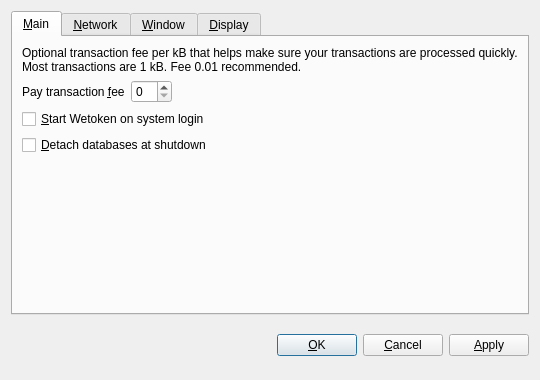
<?xml version="1.0" encoding="UTF-8"?>
<ui version="4.0">
 <class>OptionsDialog</class>
 <widget class="QDialog" name="OptionsDialog">
  <property name="geometry">
   <rect>
    <x>0</x>
    <y>0</y>
    <width>540</width>
    <height>380</height>
   </rect>
  </property>
  <property name="windowTitle">
   <string>Options</string>
  </property>
  <property name="modal">
   <bool>true</bool>
  </property>
  <layout class="QVBoxLayout" name="verticalLayout">
   <item>
    <widget class="QTabWidget" name="tabWidget">
     <property name="tabPosition">
      <enum>QTabWidget::North</enum>
     </property>
     <property name="currentIndex">
      <number>0</number>
     </property>
     <widget class="QWidget" name="tabMain">
      <attribute name="title">
       <string>&amp;Main</string>
      </attribute>
      <layout class="QVBoxLayout" name="verticalLayout_Main">
       <item>
        <widget class="QLabel" name="transactionFeeInfoLabel">
         <property name="text">
          <string>Optional transaction fee per kB that helps make sure your transactions are processed quickly. Most transactions are 1 kB. Fee 0.01 recommended.</string>
         </property>
         <property name="textFormat">
          <enum>Qt::PlainText</enum>
         </property>
         <property name="wordWrap">
          <bool>true</bool>
         </property>
        </widget>
       </item>
       <item>
        <layout class="QHBoxLayout" name="horizontalLayout_Main">
         <item>
          <widget class="QLabel" name="transactionFeeLabel">
           <property name="text">
            <string>Pay transaction &amp;fee</string>
           </property>
           <property name="textFormat">
            <enum>Qt::PlainText</enum>
           </property>
           <property name="buddy">
            <cstring>transactionFee</cstring>
           </property>
          </widget>
         </item>
         <item>
          <widget class="BitcoinAmountField" name="transactionFee"/>
         </item>
         <item>
          <spacer name="horizontalSpacer_Main">
           <property name="orientation">
            <enum>Qt::Horizontal</enum>
           </property>
           <property name="sizeHint" stdset="0">
            <size>
             <width>40</width>
             <height>20</height>
            </size>
           </property>
          </spacer>
         </item>
        </layout>
       </item>
       <item>
        <widget class="QCheckBox" name="bitcoinAtStartup">
         <property name="toolTip">
          <string>Automatically start Wetoken after logging in to the system.</string>
         </property>
         <property name="text">
          <string>&amp;Start Wetoken on system login</string>
         </property>
        </widget>
       </item>
       <item>
        <widget class="QCheckBox" name="detachDatabases">
         <property name="toolTip">
          <string>Detach block and address databases at shutdown. This means they can be moved to another data directory, but it slows down shutdown. The wallet is always detached.</string>
         </property>
         <property name="text">
          <string>&amp;Detach databases at shutdown</string>
         </property>
        </widget>
       </item>
       <item>
        <spacer name="verticalSpacer_Main">
         <property name="orientation">
          <enum>Qt::Vertical</enum>
         </property>
         <property name="sizeHint" stdset="0">
          <size>
           <width>20</width>
           <height>40</height>
          </size>
         </property>
        </spacer>
       </item>
      </layout>
     </widget>
     <widget class="QWidget" name="tabNetwork">
      <attribute name="title">
       <string>&amp;Network</string>
      </attribute>
      <layout class="QVBoxLayout" name="verticalLayout_Network">
       <item>
        <widget class="QCheckBox" name="mapPortUpnp">
         <property name="toolTip">
          <string>Automatically open the Wetoken client port on the router. This only works when your router supports UPnP and it is enabled.</string>
         </property>
         <property name="text">
          <string>Map port using &amp;UPnP</string>
         </property>
        </widget>
       </item>
       <item>
        <widget class="QCheckBox" name="connectSocks">
         <property name="toolTip">
          <string>Connect to the Wetoken network through a SOCKS proxy (e.g. when connecting through Tor).</string>
         </property>
         <property name="text">
          <string>&amp;Connect through SOCKS proxy:</string>
         </property>
        </widget>
       </item>
       <item>
        <layout class="QHBoxLayout" name="horizontalLayout_Network">
         <item>
          <widget class="QLabel" name="proxyIpLabel">
           <property name="text">
            <string>Proxy &amp;IP:</string>
           </property>
           <property name="textFormat">
            <enum>Qt::PlainText</enum>
           </property>
           <property name="buddy">
            <cstring>proxyIp</cstring>
           </property>
          </widget>
         </item>
         <item>
          <widget class="QValidatedLineEdit" name="proxyIp">
           <property name="maximumSize">
            <size>
             <width>140</width>
             <height>16777215</height>
            </size>
           </property>
           <property name="toolTip">
            <string>IP address of the proxy (e.g. 127.0.0.1)</string>
           </property>
          </widget>
         </item>
         <item>
          <widget class="QLabel" name="proxyPortLabel">
           <property name="text">
            <string>&amp;Port:</string>
           </property>
           <property name="textFormat">
            <enum>Qt::PlainText</enum>
           </property>
           <property name="buddy">
            <cstring>proxyPort</cstring>
           </property>
          </widget>
         </item>
         <item>
          <widget class="QLineEdit" name="proxyPort">
           <property name="maximumSize">
            <size>
             <width>55</width>
             <height>16777215</height>
            </size>
           </property>
           <property name="toolTip">
            <string>Port of the proxy (e.g. 9050)</string>
           </property>
          </widget>
         </item>
         <item>
          <widget class="QLabel" name="socksVersionLabel">
           <property name="text">
            <string>SOCKS &amp;Version:</string>
           </property>
           <property name="textFormat">
            <enum>Qt::PlainText</enum>
           </property>
           <property name="buddy">
            <cstring>socksVersion</cstring>
           </property>
          </widget>
         </item>
         <item>
          <widget class="QValueComboBox" name="socksVersion">
           <property name="toolTip">
            <string>SOCKS version of the proxy (e.g. 5)</string>
           </property>
          </widget>
         </item>
         <item>
          <spacer name="horizontalSpacer_Network">
           <property name="orientation">
            <enum>Qt::Horizontal</enum>
           </property>
           <property name="sizeHint" stdset="0">
            <size>
             <width>40</width>
             <height>20</height>
            </size>
           </property>
          </spacer>
         </item>
        </layout>
       </item>
       <item>
        <spacer name="verticalSpacer_Network">
         <property name="orientation">
          <enum>Qt::Vertical</enum>
         </property>
         <property name="sizeHint" stdset="0">
          <size>
           <width>20</width>
           <height>40</height>
          </size>
         </property>
        </spacer>
       </item>
      </layout>
     </widget>
     <widget class="QWidget" name="tabWindow">
      <attribute name="title">
       <string>&amp;Window</string>
      </attribute>
      <layout class="QVBoxLayout" name="verticalLayout_Window">
       <item>
        <widget class="QCheckBox" name="minimizeToTray">
         <property name="toolTip">
          <string>Show only a tray icon after minimizing the window.</string>
         </property>
         <property name="text">
          <string>&amp;Minimize to the tray instead of the taskbar</string>
         </property>
        </widget>
       </item>
       <item>
        <widget class="QCheckBox" name="minimizeOnClose">
         <property name="toolTip">
          <string>Minimize instead of exit the application when the window is closed. When this option is enabled, the application will be closed only after selecting Quit in the menu.</string>
         </property>
         <property name="text">
          <string>M&amp;inimize on close</string>
         </property>
        </widget>
       </item>
       <item>
        <spacer name="verticalSpacer_Window">
         <property name="orientation">
          <enum>Qt::Vertical</enum>
         </property>
         <property name="sizeHint" stdset="0">
          <size>
           <width>20</width>
           <height>40</height>
          </size>
         </property>
        </spacer>
       </item>
      </layout>
     </widget>
     <widget class="QWidget" name="tabDisplay">
      <attribute name="title">
       <string>&amp;Display</string>
      </attribute>
      <layout class="QVBoxLayout" name="verticalLayout_Display">
       <item>
        <layout class="QHBoxLayout" name="horizontalLayout_1_Display">
         <item>
          <widget class="QLabel" name="langLabel">
           <property name="text">
            <string>User Interface &amp;language:</string>
           </property>
           <property name="textFormat">
            <enum>Qt::PlainText</enum>
           </property>
           <property name="buddy">
            <cstring>lang</cstring>
           </property>
          </widget>
         </item>
         <item>
          <widget class="QValueComboBox" name="lang">
           <property name="toolTip">
            <string>The user interface language can be set here. This setting will take effect after restarting Wetoken.</string>
           </property>
          </widget>
         </item>
        </layout>
       </item>
       <item>
        <layout class="QHBoxLayout" name="horizontalLayout_2_Display">
         <item>
          <widget class="QLabel" name="unitLabel">
           <property name="text">
            <string>&amp;Unit to show amounts in:</string>
           </property>
           <property name="textFormat">
            <enum>Qt::PlainText</enum>
           </property>
           <property name="buddy">
            <cstring>unit</cstring>
           </property>
          </widget>
         </item>
         <item>
          <widget class="QValueComboBox" name="unit">
           <property name="toolTip">
            <string>Choose the default subdivision unit to show in the interface and when sending coins.</string>
           </property>
          </widget>
         </item>
        </layout>
       </item>
       <item>
        <widget class="QCheckBox" name="displayAddresses">
         <property name="toolTip">
          <string>Whether to show Wetoken addresses in the transaction list or not.</string>
         </property>
         <property name="text">
          <string>&amp;Display addresses in transaction list</string>
         </property>
        </widget>
       </item>
       <item>
        <widget class="QCheckBox" name="coinControlFeatures">
         <property name="toolTip">
          <string>Whether to show coin control features or not.</string>
         </property>
         <property name="text">
          <string>Display coin &amp;control features (experts only!)</string>
         </property>
        </widget>
       </item>
       <item>
        <spacer name="verticalSpacer_Display">
         <property name="orientation">
          <enum>Qt::Vertical</enum>
         </property>
         <property name="sizeHint" stdset="0">
          <size>
           <width>20</width>
           <height>40</height>
          </size>
         </property>
        </spacer>
       </item>
      </layout>
     </widget>
    </widget>
   </item>
   <item>
    <layout class="QHBoxLayout" name="horizontalLayout_Buttons">
     <item>
      <spacer name="horizontalSpacer_1">
       <property name="orientation">
        <enum>Qt::Horizontal</enum>
       </property>
       <property name="sizeHint" stdset="0">
        <size>
         <width>40</width>
         <height>48</height>
        </size>
       </property>
      </spacer>
     </item>
     <item>
      <widget class="QLabel" name="statusLabel">
       <property name="font">
        <font>
         <weight>75</weight>
         <bold>true</bold>
        </font>
       </property>
       <property name="text">
        <string/>
       </property>
       <property name="textFormat">
        <enum>Qt::PlainText</enum>
       </property>
       <property name="wordWrap">
        <bool>true</bool>
       </property>
      </widget>
     </item>
     <item>
      <spacer name="horizontalSpacer_2">
       <property name="orientation">
        <enum>Qt::Horizontal</enum>
       </property>
       <property name="sizeHint" stdset="0">
        <size>
         <width>40</width>
         <height>48</height>
        </size>
       </property>
      </spacer>
     </item>
     <item>
      <widget class="QPushButton" name="okButton">
       <property name="text">
        <string>&amp;OK</string>
       </property>
      </widget>
     </item>
     <item>
      <widget class="QPushButton" name="cancelButton">
       <property name="text">
        <string>&amp;Cancel</string>
       </property>
       <property name="autoDefault">
        <bool>false</bool>
       </property>
      </widget>
     </item>
     <item>
      <widget class="QPushButton" name="applyButton">
       <property name="text">
        <string>&amp;Apply</string>
       </property>
       <property name="autoDefault">
        <bool>false</bool>
       </property>
      </widget>
     </item>
    </layout>
   </item>
  </layout>
 </widget>
 <customwidgets>
  <customwidget>
   <class>BitcoinAmountField</class>
   <extends>QSpinBox</extends>
   <header>bitcoinamountfield.h</header>
  </customwidget>
  <customwidget>
   <class>QValueComboBox</class>
   <extends>QComboBox</extends>
   <header>qvaluecombobox.h</header>
  </customwidget>
  <customwidget>
   <class>QValidatedLineEdit</class>
   <extends>QLineEdit</extends>
   <header>qvalidatedlineedit.h</header>
  </customwidget>
 </customwidgets>
 <resources/>
 <connections/>
</ui>
